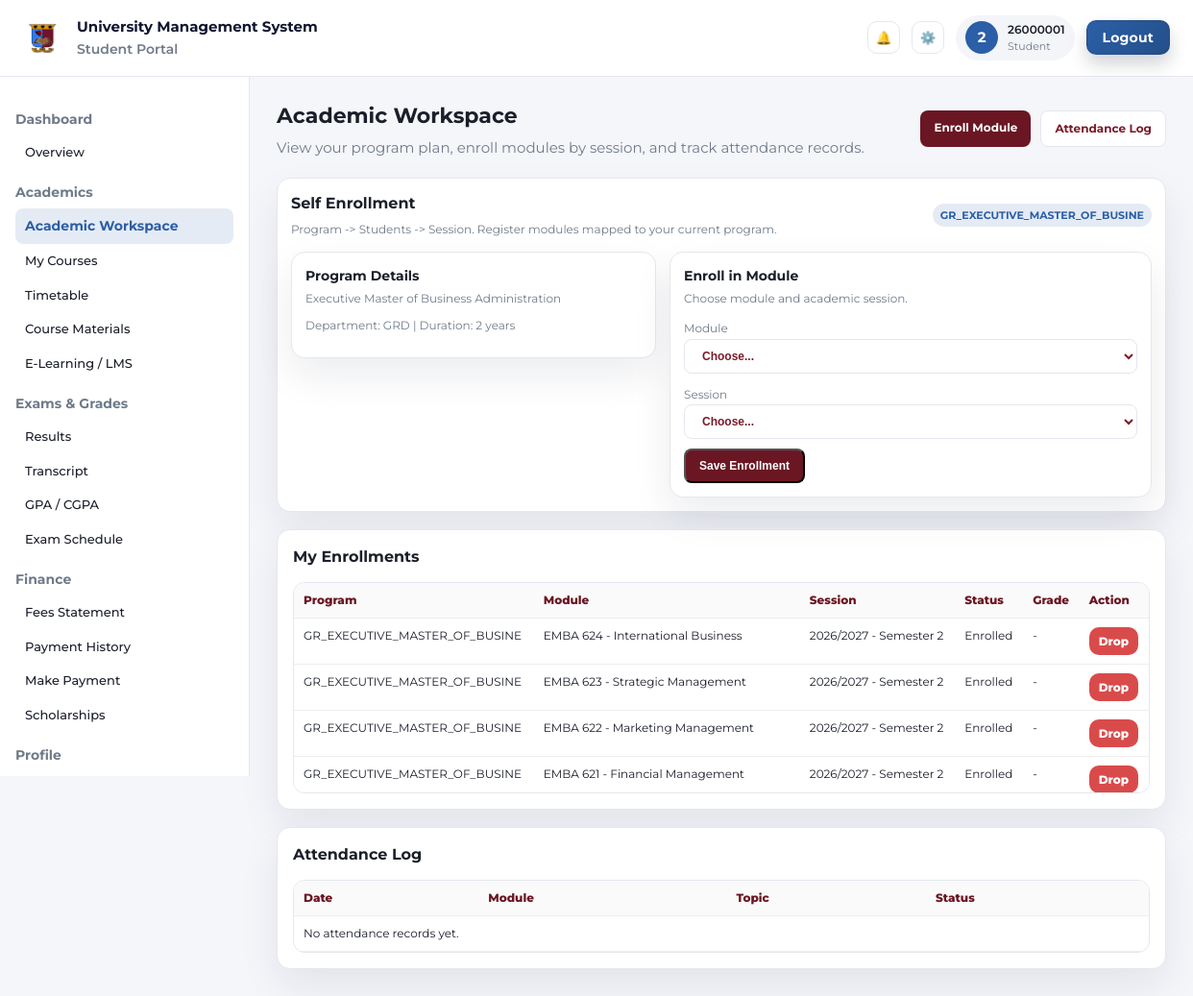
/dashboard/student/academic-workspace/ (signed in), run on the app's committed database.
### dashboard/models.py (models this page shows, shortened)
class Program(models.Model):
    department = models.ForeignKey(
        Department,
        on_delete=models.CASCADE,
        related_name="programs",
    )
    code = models.CharField(max_length=30)
    name = models.CharField(max_length=180)
    duration_years = models.PositiveSmallIntegerField(default=4)
    is_active = models.BooleanField(default=True)
    created_at = models.DateTimeField(auto_now_add=True)
    class Meta:
        ordering = ["department__code", "code", "name"]
        constraints = [
            models.UniqueConstraint(
                fields=["department", "code"],
                name="uniq_program_per_department_code",
            )
        ]

class Department(models.Model):
    faculty = models.ForeignKey(
        Faculty,
        on_delete=models.CASCADE,
        related_name="departments",
    )
    code = models.CharField(max_length=20)
    name = models.CharField(max_length=150)
    is_active = models.BooleanField(default=True)
    created_at = models.DateTimeField(auto_now_add=True)
    class Meta:
        ordering = ["faculty__code", "code", "name"]
        constraints = [
            models.UniqueConstraint(
                fields=["faculty", "code"],
                name="uniq_department_per_faculty_code",
            )
        ]

class Enrollment(models.Model):
    STATUS_CHOICES = [
        ("enrolled", "Enrolled"),
        ("dropped", "Dropped"),
        ("completed", "Completed"),
    ]
    student = models.ForeignKey(
        settings.AUTH_USER_MODEL,
        on_delete=models.CASCADE,
        related_name="enrollments",
    )
    program = models.ForeignKey(
        Program,
        on_delete=models.SET_NULL,
        related_name="enrollments",
        null=True,
        blank=True,
    )
    module = models.ForeignKey(
        AcademicModule,
        on_delete=models.CASCADE,
        related_name="enrollments",
    )
    session = models.ForeignKey(
        AcademicSession,
        on_delete=models.CASCADE,
        related_name="enrollments",
    )
    status = models.CharField(max_length=20, choices=STATUS_CHOICES, default="enrolled")
    grade = models.CharField(max_length=5, blank=True, default="")
    enrolled_at = models.DateTimeField(auto_now_add=True)
    class Meta:
        ordering = ["-enrolled_at"]
        constraints = [
            models.UniqueConstraint(
                fields=["student", "module", "session"],
                name="uniq_enrollment_student_module_session",
            )
        ]
        indexes = [
            models.Index(fields=["student", "session"]),
            models.Index(fields=["module", "session"]),
        ]

class AcademicModule(models.Model):
    code = models.CharField(max_length=20, unique=True)
    title = models.CharField(max_length=220)
    credit_hours = models.PositiveSmallIntegerField(default=3)
    is_active = models.BooleanField(default=True)
    created_at = models.DateTimeField(auto_now_add=True)
    class Meta:
        ordering = ["code"]

class AcademicSession(models.Model):
    year_start = models.PositiveIntegerField()
    year_end = models.PositiveIntegerField()
    semester = models.PositiveSmallIntegerField(default=1)
    name = models.CharField(max_length=50, unique=True)
    starts_on = models.DateField(null=True, blank=True)
    ends_on = models.DateField(null=True, blank=True)
    is_active = models.BooleanField(default=True)
    created_at = models.DateTimeField(auto_now_add=True)
    class Meta:
        ordering = ["-year_start", "-semester", "name"]
        constraints = [
            models.UniqueConstraint(
                fields=["year_start", "year_end", "semester"],
                name="uniq_academic_session_window",
            )
        ]

### dashboard/views/student.py (the view, shortened to what this page needs)
# urls.py: path('student/academic-workspace/', student_academic_workspace, name='student_academic_workspace'),
@login_required
def student_academic_workspace(request):
    if request.user.userprofile.role != "student":
        return redirect("home")
    if request.user.userprofile.student_status == "applicant":
        return redirect("applicant_dashboard")
    profile = request.user.userprofile
    program_modules = ProgramModule.objects.none()
    if profile.program_id:
        program_modules = (
            ProgramModule.objects.select_related("module", "program")
            .filter(program_id=profile.program_id)
            .order_by("semester", "module__code")
        )
    sessions = AcademicSession.objects.filter(is_active=True).order_by("-year_start", "-semester")
    enrollments = (
        Enrollment.objects.select_related("module", "session", "program")
        .filter(student=request.user)
        .order_by("-enrolled_at")
    )
    attendance_records = (
        AttendanceRecord.objects.select_related(
            "attendance_session",
            "attendance_session__teaching_assignment__module",
        )
        .filter(student=request.user)
        .order_by("-marked_at")[:150]
    )
    return render(
        request,
        "dashboard/student/academic_workspace.html",
        {
            "current_page": "academic_workspace",
            "program": profile.program,
            "program_modules": program_modules,
            "sessions": sessions,
            "enrollments": enrollments,
            "attendance_records": attendance_records,
            "flash": request.session.pop("student_academic_flash", None),
            "flash_error": request.session.pop("student_academic_error", None),
        },
    )

### dashboard/context_processors.py (called while the page is built, shortened)
def _portal_code_from_path(path: str) -> str:
    path = (path or "").lower()
    if path.startswith("/dashboard/student/") or path.startswith("/dashboard/applicant/"):
        return "student"

### dashboard/templates/dashboard/student/academic_workspace.html (shortened to what this page needs)
{% extends "dashboard/student/base.html" %}
{% block main %}
  <section class="page-header">
    <div>
      <h1>Academic Workspace</h1>
      <p>View your program plan, enroll modules by session, and track attendance records.</p>
    </div>
    <div class="quick-actions">
      <a class="primary-btn" href="#self-enroll">Enroll Module</a>
      <a class="ghost-btn" href="#attendance-log">Attendance Log</a>
    </div>
  </section>
  <section class="panel panel-tight" id="self-enroll">
    <div class="panel-header">
      <div>
        <h2>Self Enrollment</h2>
        <p class="panel-sub">Program -> Students -> Session. Register modules mapped to your current program.</p>
      </div>
      <span class="panel-pill">{% if program %}{{ program.code }}{% else %}No Program{% endif %}</span>
    </div>
    <form method="post" class="reg-layout">
      <section class="reg-box">
        <h3 class="reg-box-title">Program Details</h3>
        <p class="reg-box-sub">{% if program %}{{ program.name }}{% else %}Program not assigned yet{% endif %}</p>
        <p class="reg-box-sub">
          {% if program %}
            Department: {{ program.department.code }} | Duration: {{ program.duration_years }} years
          {% else %}
            Contact admissions/registrar office for assignment.
          {% endif %}
        </p>
      </section>
      <section class="reg-box">
        <h3 class="reg-box-title">Enroll in Module</h3>
        <p class="reg-box-sub">Choose module and academic session.</p>
        <label class="reg-box-sub" for="module_id">Module</label>
        <select class="ghost-btn" id="module_id" name="module_id" style="width:100%; margin-bottom:10px;" required>
          <option value="">Choose...</option>
        </select>
        <label class="reg-box-sub" for="session_id">Session</label>
        <select class="ghost-btn" id="session_id" name="session_id" style="width:100%; margin-bottom:10px;" required>
          <option value="">Choose...</option>
        </select>
        <button class="primary-btn" type="submit">Save Enrollment</button>
      </section>
    </form>
  </section>
  <section class="panel" style="margin-top:18px;">
    <div class="panel-header">
      <h2>My Enrollments</h2>
    </div>
    <div class="table-wrap table-wrap-compact">
      <table class="dashboard-table">
        <thead>
          <tr>
            <th>Program</th>
            <th>Module</th>
            <th>Session</th>
            <th>Status</th>
            <th>Grade</th>
            <th>Action</th>
          </tr>
        </thead>
        <tbody>
          {% for row in enrollments %}
            <tr>
              <td>{{ row.program.code|default:"-" }}</td>
              <td>{{ row.module.code }} - {{ row.module.title }}</td>
              <td>{{ row.session.name }}</td>
              <td>{{ row.status|title }}</td>
              <td>{{ row.grade|default:"-" }}</td>
              <td>
                {% if row.status == "enrolled" %}
                  <form method="post">
                    <button class="action-btn action-deny" type="submit">Drop</button>
                  </form>
                {% else %}
                  -
                {% endif %}
              </td>
            </tr>
          {% empty %}
            <tr><td colspan="6">No enrollments available.</td></tr>
          {% endfor %}
        </tbody>
      </table>
    </div>
  </section>
  <section class="panel" id="attendance-log" style="margin-top:18px;">
    <div class="panel-header">
      <h2>Attendance Log</h2>
    </div>
    <div class="table-wrap table-wrap-compact">
      <table class="dashboard-table">
        <thead>
          <tr>
            <th>Date</th>
            <th>Module</th>
            <th>Topic</th>
            <th>Status</th>
          </tr>
        </thead>
        <tbody>
          {% for row in attendance_records %}
            <tr>
              <td>{{ row.attendance_session.held_on }}</td>
              <td>{{ row.attendance_session.teaching_assignment.module.code }}</td>
              <td>{{ row.attendance_session.topic }}</td>
              <td>{{ row.status|title }}</td>
            </tr>
          {% empty %}
            <tr><td colspan="4">No attendance records yet.</td></tr>
          {% endfor %}
        </tbody>
      </table>
    </div>
  </section>
{% endblock %}

### dashboard/templates/dashboard/student/base.html (shortened to what this page needs)
{% load static %}
<!DOCTYPE html>
<html lang="en">
  <head>
    <link rel="stylesheet" href="{% static 'dashboard/student.css' %}">
  </head>
  <body>
    <div class="student-shell">
      <header class="topbar">
        <div class="brand">
          <img class="brand-logo" src="{% static 'website/UoKlogo.png' %}" alt="University logo">
          <div>
            <p class="brand-title">University Management System</p>
            <p class="brand-sub">Student Portal</p>
          </div>
        </div>
        <div class="topbar-actions">
          <button class="icon-btn" type="button" title="Notifications" aria-label="Notifications">
            <span>🔔</span>
          </button>
          <button class="icon-btn" type="button" title="Settings" aria-label="Settings">
            <span>⚙️</span>
          </button>
          <div class="user-pill">
            <div class="user-avatar">{{ user.first_name|default:user.username|slice:":1" }}</div>
            <div>
              <p class="user-name">{{ user.first_name|default:user.username }}</p>
              <p class="user-role">Student</p>
            </div>
          </div>
          <form class="logout-form" method="post" action="{% url 'logout' %}">
            <button class="logout-btn" type="submit">Logout</button>
          </form>
        </div>
      </header>
      <aside class="sidebar">
        <nav class="nav">
          <div class="nav-group">
            <p class="nav-label">Dashboard</p>
            <a class="nav-link {% if current_page == 'overview' or not current_page %}active{% endif %}" href="{% url 'student_dashboard' %}">Overview</a>
          </div>
          <div class="nav-group">
            <p class="nav-label">Academics</p>
            <a class="nav-link {% if current_page == 'academic_workspace' %}active{% endif %}" href="{% url 'student_academic_workspace' %}">Academic Workspace</a>
            <a class="nav-link" href="#">My Courses</a>
            <a class="nav-link" href="#">Timetable</a>
            <a class="nav-link" href="#">Course Materials</a>
            <a class="nav-link" href="/e-learning/">E-Learning / LMS</a>
          </div>
          <div class="nav-group">
            <p class="nav-label">Exams & Grades</p>
            <a class="nav-link" href="#">Results</a>
            <a class="nav-link" href="#">Transcript</a>
            <a class="nav-link" href="#">GPA / CGPA</a>
            <a class="nav-link" href="#">Exam Schedule</a>
          </div>
          <div class="nav-group">
            <p class="nav-label">Finance</p>
            <a class="nav-link" href="#">Fees Statement</a>
            <a class="nav-link" href="#">Payment History</a>
            <a class="nav-link" href="#">Make Payment</a>
            <a class="nav-link" href="#">Scholarships</a>
          </div>
          <div class="nav-group">
            <p class="nav-label">Profile</p>
            <a class="nav-link" href="#">Personal Info</a>
          </div>
        </nav>
      </aside>
      <main class="main">
        {% block main %}{% endblock %}
      </main>
    </div>
  </body>
</html>

### data on the page
Program: code "GR_EXECUTIVE_MASTER_OF_BUSINE", name "Executive Master of Business Administration", department.code "GRD", duration_years "2"
Enrollment: program.code "GR_EXECUTIVE_MASTER_OF_BUSINE", module.code "EMBA 624", module "International Business", session.name "2026/2027 - Semester 2", status "Enrolled", grade "-"
Enrollment: program.code "GR_EXECUTIVE_MASTER_OF_BUSINE", module.code "EMBA 623", module "Strategic Management", session.name "2026/2027 - Semester 2", status "Enrolled", grade "-"
Enrollment: program.code "GR_EXECUTIVE_MASTER_OF_BUSINE", module.code "EMBA 622", module "Marketing Management", session.name "2026/2027 - Semester 2", status "Enrolled", grade "-"
Enrollment: program.code "GR_EXECUTIVE_MASTER_OF_BUSINE", module.code "EMBA 621", module "Financial Management", session.name "2026/2027 - Semester 2", status "Enrolled", grade "-"

### other printed values
{{ user.first_name|default:user.username|slice:":1" }} "2"
{{ user.first_name|default:user.username }} "26000001"
